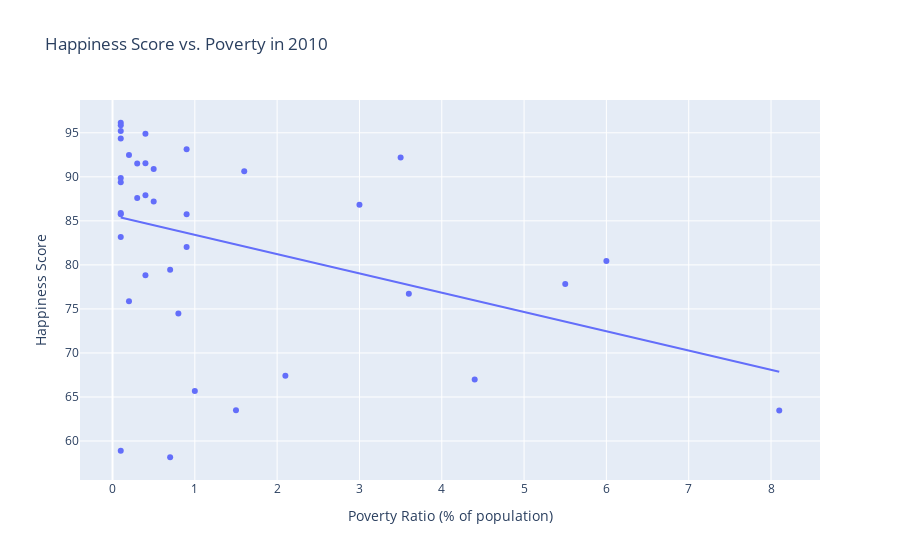

This figure's notebook cell:
### Markdown cell above
Now, remove the two outliers and visualize the trend.

### Code cell
# look at 2010 only
temp = poverty_happiness[poverty_happiness['year']==2010]

# remove rwanda and zambia
temp = temp[(temp['country']!='rwanda') & (temp['country']!='zambia')]

# Plot
fig = px.scatter(temp, 
              x = 'poverty_ratio', 
              y = 'happiness_score', 
              title = 'Happiness Score vs. Poverty in 2010', 
              trendline='ols', 
              hover_data=['country'], 
              labels={ 'poverty_ratio': 'Poverty Ratio (% of population)', 
                      'happiness_score': 'Happiness Score'})


fig.show()

### Figure 1 — Plotly figure (JSON) as saved in the notebook; plotly's stock layout.template omitted (floating-point values rounded to 4 significant figures)
{"data": [{"customdata": [["argentina"], ["armenia"], ["australia"], ["austria"], ["belgium"], ["bulgaria"], ["canada"], ["china"], ["colombia"], ["croatia"], ["egypt"], ["estonia"], ["ethiopia"], ["georgia"], ["greece"], ["iceland"], ["indonesia"], ["ireland"], ["italy"], ["kosovo"], ["latvia"], ["lithuania"], ["malta"], ["mexico"], ["moldova"], ["north macedonia"], ["norway"], ["peru"], ["poland"], ["portugal"], ["romania"], ["south africa"], ["spain"], ["sweden"], ["united kingdom"], ["united states"], ["uruguay"]], "hovertemplate": "Poverty Ratio (% of population)=%{x}<br>Happiness Score=%{y}<br>country=%{customdata[0]}<extra></extra>", "legendgroup": "", "marker": {"color": "#636efa", "symbol": "circle"}, "mode": "markers", "name": "", "orientation": "v", "showlegend": false, "type": "scatter", "x": [0.3, 0.2, 0.3, 0.4, 0.1, 0.7, 0.1, 3.6, 3, 0.9, 0.1, 0.4, 8.1, 4.4, 0.7, 0.1, 3.5, 0.4, 0.9, 0.5, 0.8, 1, 0.1, 1.6, 0.1, 6, 0.1, 2.1, 0.1, 0.1, 1.5, 5.5, 0.5, 0.4, 0.2, 0.9, 0.1], "xaxis": "x", "y": [87.6, 75.88, 91.51, 87.91, 94.35, 58.15, 95.22, 76.71, 86.84, 82.03, 83.16, 78.82, 63.47, 66.98, 79.45, 96.14, 92.2, 94.89, 85.75, 87.19, 74.49, 65.67, 89.37, 90.64, 58.9, 80.44, 95.85, 67.41, 85.76, 89.86, 63.5, 77.84, 90.9, 91.55, 92.49, 93.13, 85.9], "yaxis": "y"}, {"hovertemplate": "<b>OLS trendline</b><br>happiness_score = -2.18757 * poverty_ratio + 85.5924<br>R<sup>2</sup>=0.143588<br><br>Poverty Ratio (% of population)=%{x}<br>Happiness Score=%{y} <b>(trend)</b><extra></extra>", "legendgroup": "", "marker": {"color": "#636efa", "symbol": "circle"}, "mode": "lines", "name": "", "showlegend": false, "type": "scatter", "x": [0.1, 0.1, 0.1, 0.1, 0.1, 0.1, 0.1, 0.1, 0.1, 0.1, 0.2, 0.2, 0.3, 0.3, 0.4, 0.4, 0.4, 0.4, 0.5, 0.5, 0.7, 0.7, 0.8, 0.9, 0.9, 0.9, 1, 1.5, 1.6, 2.1, 3, 3.5, 3.6, 4.4, 5.5, 6, 8.1], "xaxis": "x", "y": [85.37, 85.37, 85.37, 85.37, 85.37, 85.37, 85.37, 85.37, 85.37, 85.37, 85.15, 85.15, 84.94, 84.94, 84.72, 84.72, 84.72, 84.72, 84.5, 84.5, 84.06, 84.06, 83.84, 83.62, 83.62, 83.62, 83.4, 82.31, 82.09, 81.0, 79.03, 77.94, 77.72, 75.97, 73.56, 72.47, 67.87], "yaxis": "y"}], "layout": {"legend": {"tracegroupgap": 0}, "title": {"text": "Happiness Score vs. Poverty in 2010"}, "xaxis": {"anchor": "y", "domain": [0, 1], "title": {"text": "Poverty Ratio (% of population)"}}, "yaxis": {"anchor": "x", "domain": [0, 1], "title": {"text": "Happiness Score"}}}}
